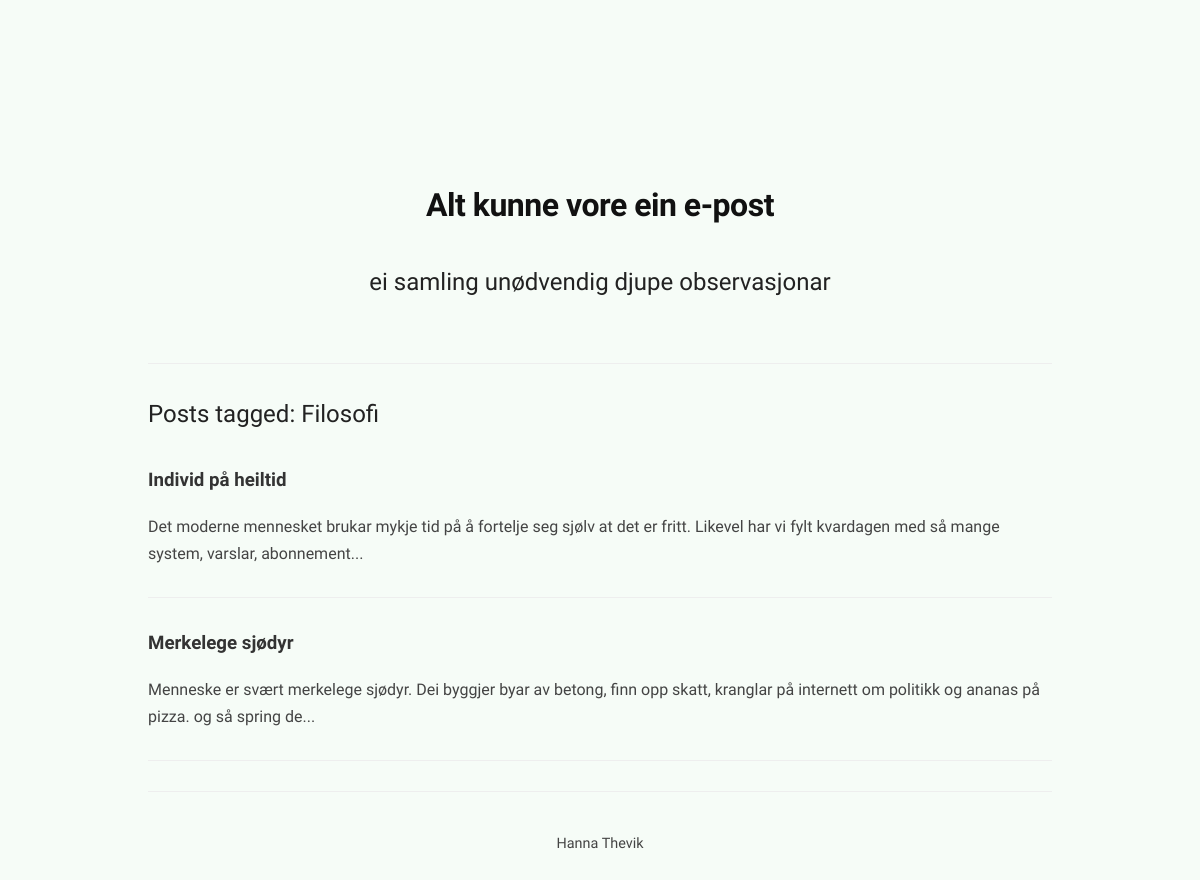
The app's page /tag/Filosofi, older data.
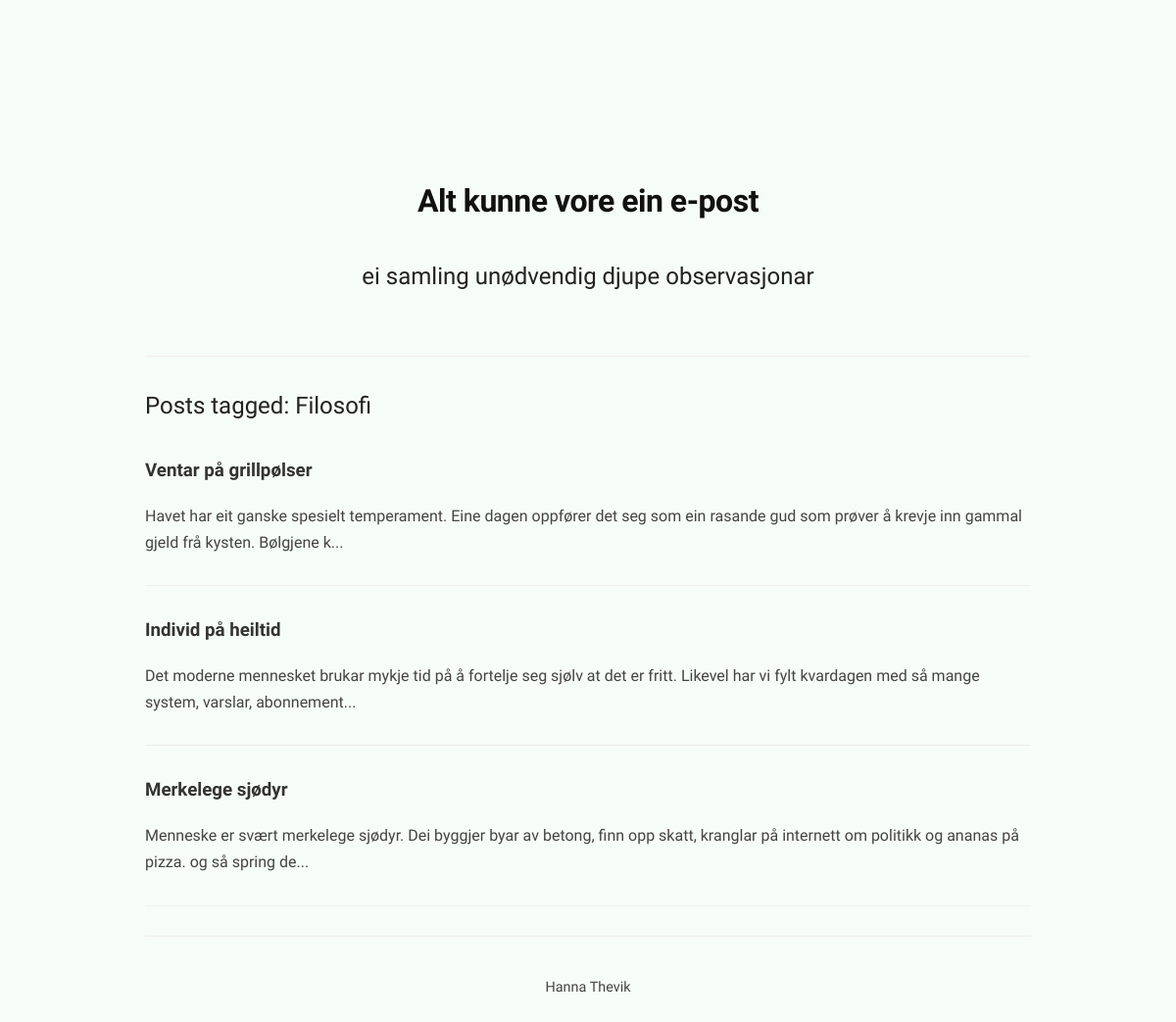
The same page, newer data.
### tables this page shows
CREATE TABLE posts (
    id INTEGER PRIMARY KEY AUTOINCREMENT,
    title TEXT NOT NULL,
    body TEXT NOT NULL,
    tags TEXT,
    image TEXT,
    created TIMESTAMP DEFAULT CURRENT_TIMESTAMP
);

### app.py (the view)
@app.route("/tag/<tag>")
def tag(tag):
    posts = db.get_posts()
    filtered = [p for p in posts if tag in (p["tags"] or "")]
    return render_template("tag.html", posts=filtered, tag=tag)

### db.py (called while the page is built)
def get_db():
    conn = sqlite3.connect(DATABASE)
    conn.row_factory = sqlite3.Row
    return conn

def get_posts():
    conn = get_db()
    posts = conn.execute("""
    SELECT
        posts.*,
        COUNT(comments.id) AS comment_count
    FROM posts
    LEFT JOIN comments
    ON posts.id = comments.post_id
    GROUP BY posts.id
    ORDER BY posts.created DESC
""").fetchall()
    conn.close()
    return posts

### templates/tag.html
{% extends "base.html" %}
{% block content %}
<h2>Posts tagged: {{ tag }}</h2>
{% for post in posts %}
<h3>
<a href="{{ url_for('post', post_id=post.id) }}">
{{ post.title }}
</a>
</h3>
<p>{{ post.body[:150] }}...</p>
<hr>
{% endfor %}
{% endblock %}

### templates/base.html (shortened to what this page needs)
<!DOCTYPE html>
<html lang="no">
<head>
    <link
        rel="stylesheet"
        href="{{ url_for('static', filename='style.css') }}"
    >
</head>
<body>
<div class="container">
<header class="site-header">
    <h1>
        <a href="{{ url_for('home') }}">
            Alt kunne vore ein e-post
        </a>
    </h1>
    <h2>
        ei samling unødvendig djupe observasjonar
    </h2>
</header>
<hr>
{% block content %}
{% endblock %}
<hr>
<footer class="footer">
    <p>Hanna Thevik</p>
</footer>
</div>
</body>
</html>

### static/style.css (style rules this page uses)
body { font-family: "Bricolage Grotesque", sans-serif; background-color: #f6fcf7; margin: 0; color: #333; padding: 8rem; font-size: 16px; line-height: 1.7; }
header { text-align: center; margin-bottom: 30px; width: 100%; }
.site-header { position: sticky; top: 0; background: #f6fcf7; padding: 20px 0; z-index: 100; }
.site-header h1 { margin: 0; text-align: center; }
.site-header a { color: #111; font-weight: 700; letter-spacing: -0.5px; }
p { color: #444; line-height: 1.7; margin-bottom: 16px; }
.footer { text-align: center; color: #888; font-size: 0.9rem; margin-top: 40px; }
h2 { margin-top: 40px; font-weight: 400; }
h1 a { text-decoration: none; color: #222; }
h1 { text-align: center; margin-bottom: 30px; }
h2, h3 { color: #222; margin-top: 30px; margin-bottom: 10px; }
a { color: #333; text-decoration: none; }
hr { border: none; border-top: 1px solid #eee; margin: 30px 0; }
.container { max-width: 1100px; margin: 0 auto; padding: 30px 20px; }
* { box-sizing: border-box; }

Row changes from the older to the newer data that the page shows:
added posts: title "Ventar på grillpølser", body "Havet har eit ganske spesielt temperament. Eine dagen oppfører det seg som ein rasande gud som prøver å krevje inn gammal gjeld frå kysten. Bølgjene k"
